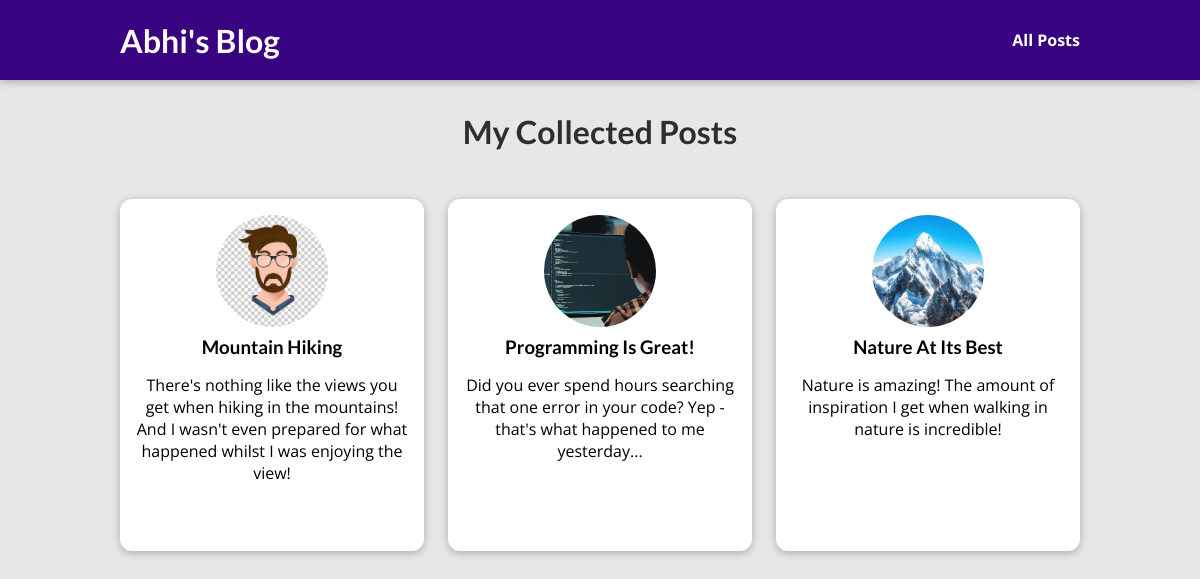
The page /posts on the database its author committed.
### blog/models.py (models this page shows, shortened)
class Post(models.Model):
    title=models.CharField(max_length=150)
    excerpt=models.CharField(max_length=200)
    image=models.ImageField(upload_to="posts",null=True)
    date=models.DateField(auto_now=True)
    slug=models.SlugField(unique=True,db_index=True)
    content=models.TextField(validators=[MinLengthValidator(10)])
    author=models.ForeignKey(Author,on_delete=models.SET_NULL,null=True,related_name="posts")
    tags=models.ManyToManyField(Tag)

### blog/views.py (the view)
# urls.py: path("posts",views.AllPostsView.as_view(),name="posts-page"),
class AllPostsView(ListView):
    template_name = "blog/all-posts.html"
    model = Post
    ordering = ["-date"]
    context_object_name = "all_posts"

### blog/templates/blog/all-posts.html (shortened to what this page needs)
{% extends "base.html" %}
{% load static %}
{% block css_files %}
  <link rel="stylesheet" href="{% static "blog/post.css" %}" />
  <link rel="stylesheet" href="{% static "blog/all-posts.css" %}" />
{% endblock %}
{% block content %}
<section id="all-posts">
  <h2>My Collected Posts</h2>
  <ul>
    {% for post in all_posts%}
      {% include "blog/includes/post.html" %}
    {% endfor %}
  </ul>
</section>
{% endblock %}

### blog/templates/blog/includes/post.html
<li>
  <article class="post">
    <a href="{% url "post-detail-page" post.slug %}">
      <img src="{{post.image.url}}" alt="{{post.title}}"
      />
      <div class="post__content">
        <h3>{{post.title}}</h3>
        <p>{{post.excerpt}}</p>
      </div>
    </a>
  </article>
</li>

### static/app.css (style rules this page uses)
* { box-sizing: border-box; }
html { font-family: 'Open Sans', 'Lato', sans-serif; }
body { margin: 0; }
h1, h2, h3 { font-family: 'Lato', sans-serif; font-weight: bold; }

### blog/static/blog/post.css (style rules this page uses)
.post { display: flex; flex-direction: column; align-items: center; text-align: center; }
.post a { text-decoration: none; color: black; transition: all 0.2s ease; padding: 1rem; }
.post img { width: 5rem; height: 5rem; object-fit: cover; border-radius: 50%; }
.post h3 { margin: 0.25rem 0; }

### blog/static/blog/all-posts.css (style rules this page uses)
body { background-color: #e7e7e7; }
#all-posts { margin: 7rem auto; width: 90%; max-width: 60rem; }
#all-posts h2 { text-align: center; font-size: 2rem; color: #2e2e2e; margin: 3rem 0; }
ul { list-style: none; margin: 0; padding: 0; display: grid; grid-template-columns: repeat(auto-fill, minmax(17rem, 1fr)); gap: 1.5rem; }
.post img { width: 7rem; height: 7rem; }
.post a { height: 22rem; transform-origin: center; box-shadow: 0 2px 8px rgba(0, 0, 0, 0.25); border-radius: 12px; background-color: white; }

### rows shown on the page
Post: image (placeholder picture), title "Mountain Hiking", excerpt "There's nothing like the views you get when hiking in the mountains! And I wasn't even prepared for what happened whilst I was enjoying the view!"
Post: image (picture), title "Programming Is Great!", excerpt "Did you ever spend hours searching that one error in your code? Yep - that's what happened to me yesterday..."
Post: image (picture), title "Nature At Its Best", excerpt "Nature is amazing! The amount of inspiration I get when walking in nature is incredible!"
